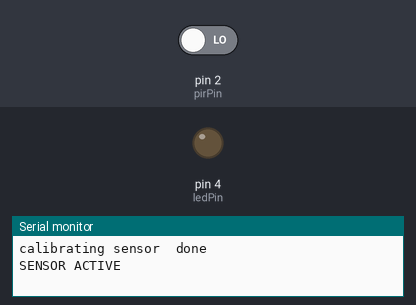
Bench run of a sketch on a simulated Arduino Uno, built with avr-gcc and run on an emulated ATmega328P. Parts: output pins drawn as LEDs (lit = HIGH), the last lines printed to the serial monitor. Inputs (shaded band) come from the test bench; at power-on: pin 2 (pirPin) LOW.

Above: at 1.2 s.
1.3 s: pin 2 (pirPin) driven HIGH
At 2.1 s:
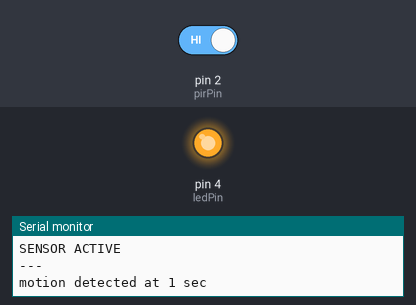
Timing chart, 0 to 4.3 s (numbered marks = the images above; inputs shaded):
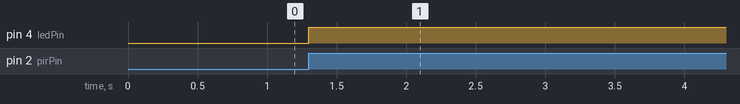

The sketch:

pir_sensor2.ino
```cpp
//the time we give the sensor to calibrate (10-60 secs according to the datasheet)
int calibrationTime = 0;

//the time when the sensor outputs a low impulse
long unsigned int lowIn;

//the amount of milliseconds the sensor has to be low
//before we assume all motion has stopped
long unsigned int pause = 5000;

long unsigned int inactivity;

boolean lockLow = true;
boolean takeLowTime;

int pirPin = 2;    //the digital pin connected to the PIR sensor's output
int ledPin = 4;

void setup() {
  Serial.begin(9600);
  pinMode(pirPin, INPUT);
  pinMode(ledPin, OUTPUT);

  //give the sensor some time to calibrate
  Serial.print("calibrating sensor ");
  for (int i = 0; i < calibrationTime; i++) {
    Serial.print(".");
    delay(1000);
  }
  Serial.println(" done");
  Serial.println("SENSOR ACTIVE");
  delay(50);
}

void loop() {
  if (digitalRead(pirPin) == HIGH) {

    if (lockLow) {
      //makes sure we wait for a transition to LOW before any further output is made:
      inactivity = millis() - lowIn;
      if (inactivity > 10000){
        //send to database: bus stop is inactive
      }
      else {
        //do nothing
      }

        /*  if (inactivity > 1000){
            Serial.print("inactivity time = ");
            Serial.println(inactivity/1000);
         }*/
      lockLow = false;
      digitalWrite(ledPin, HIGH);
      Serial.println("---");
      Serial.print("motion detected at ");
      Serial.print(millis() / 1000);
      Serial.println(" sec");
      delay(50);
      Serial.println("");
    }
    takeLowTime = true;
  }

  if (digitalRead(pirPin) == LOW) {
    if (takeLowTime) {
      lowIn = millis();          //save the time of the transition from high to LOW
              takeLowTime = false;       //make sure this is only done at the start of a LOW phase
    }
    //if the sensor is low for more than the given pause,
    //we assume that no more motion is going to happen
    if (!lockLow && millis() - lowIn > pause) {
      //makes sure this block of code is only executed again after
      //a new motion sequence has been detected
      lockLow = true;
      digitalWrite(ledPin, LOW);
      Serial.print("motion ended at ");      //output
      Serial.print((millis() - pause) / 1000);
      Serial.println(" sec");
      delay(50);
      Serial.println("");
    }
  }
}
```

Measured:
- after the input at 1.3 s, pin 4 (ledPin): LOW → HIGH at once
